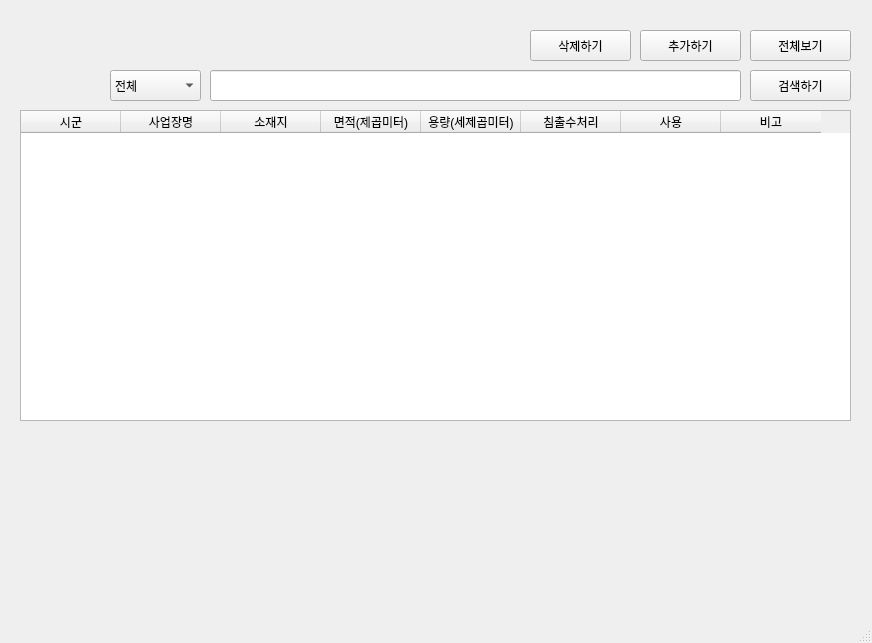
<?xml version="1.0" encoding="UTF-8"?>
<ui version="4.0">
 <class>MainWindow</class>
 <widget class="QMainWindow" name="MainWindow">
  <property name="geometry">
   <rect>
    <x>0</x>
    <y>0</y>
    <width>872</width>
    <height>643</height>
   </rect>
  </property>
  <property name="windowTitle">
   <string>MainWindow</string>
  </property>
  <widget class="QWidget" name="centralwidget">
   <widget class="QTableWidget" name="lookup">
    <property name="geometry">
     <rect>
      <x>20</x>
      <y>110</y>
      <width>831</width>
      <height>311</height>
     </rect>
    </property>
    <property name="sortingEnabled">
     <bool>true</bool>
    </property>
    <column>
     <property name="text">
      <string>시군</string>
     </property>
    </column>
    <column>
     <property name="text">
      <string>사업장명</string>
     </property>
    </column>
    <column>
     <property name="text">
      <string>소재지</string>
     </property>
    </column>
    <column>
     <property name="text">
      <string>면적(제곱미터)</string>
     </property>
    </column>
    <column>
     <property name="text">
      <string>용량(세제곱미터)</string>
     </property>
    </column>
    <column>
     <property name="text">
      <string>침출수처리</string>
     </property>
    </column>
    <column>
     <property name="text">
      <string>사용</string>
     </property>
    </column>
    <column>
     <property name="text">
      <string>비고</string>
     </property>
    </column>
   </widget>
   <widget class="QPushButton" name="push_b">
    <property name="geometry">
     <rect>
      <x>750</x>
      <y>70</y>
      <width>101</width>
      <height>31</height>
     </rect>
    </property>
    <property name="text">
     <string>검색하기</string>
    </property>
   </widget>
   <widget class="QComboBox" name="select_comboBox">
    <property name="geometry">
     <rect>
      <x>110</x>
      <y>70</y>
      <width>91</width>
      <height>31</height>
     </rect>
    </property>
    <item>
     <property name="text">
      <string>전체</string>
     </property>
    </item>
    <item>
     <property name="text">
      <string>시군</string>
     </property>
    </item>
    <item>
     <property name="text">
      <string>사업장명</string>
     </property>
    </item>
    <item>
     <property name="text">
      <string>소재지</string>
     </property>
    </item>
    <item>
     <property name="text">
      <string>면적</string>
     </property>
    </item>
    <item>
     <property name="text">
      <string>용량</string>
     </property>
    </item>
    <item>
     <property name="text">
      <string>침출수처리</string>
     </property>
    </item>
    <item>
     <property name="text">
      <string>사용</string>
     </property>
    </item>
    <item>
     <property name="text">
      <string>비고</string>
     </property>
    </item>
   </widget>
   <widget class="QLineEdit" name="search_b">
    <property name="geometry">
     <rect>
      <x>210</x>
      <y>70</y>
      <width>531</width>
      <height>31</height>
     </rect>
    </property>
   </widget>
   <widget class="QPushButton" name="total_b">
    <property name="geometry">
     <rect>
      <x>750</x>
      <y>30</y>
      <width>101</width>
      <height>31</height>
     </rect>
    </property>
    <property name="text">
     <string>전체보기</string>
    </property>
   </widget>
   <widget class="QWidget" name="verticalLayoutWidget">
    <property name="geometry">
     <rect>
      <x>20</x>
      <y>430</y>
      <width>831</width>
      <height>171</height>
     </rect>
    </property>
    <layout class="QVBoxLayout" name="graph_verticalLayout"/>
   </widget>
   <widget class="QPushButton" name="add_b">
    <property name="geometry">
     <rect>
      <x>640</x>
      <y>30</y>
      <width>101</width>
      <height>31</height>
     </rect>
    </property>
    <property name="text">
     <string>추가하기</string>
    </property>
   </widget>
   <widget class="QPushButton" name="del_b">
    <property name="geometry">
     <rect>
      <x>530</x>
      <y>30</y>
      <width>101</width>
      <height>31</height>
     </rect>
    </property>
    <property name="text">
     <string>삭제하기</string>
    </property>
   </widget>
  </widget>
  <widget class="QMenuBar" name="menubar">
   <property name="geometry">
    <rect>
     <x>0</x>
     <y>0</y>
     <width>872</width>
     <height>21</height>
    </rect>
   </property>
  </widget>
  <widget class="QStatusBar" name="statusbar"/>
 </widget>
 <resources/>
 <connections/>
</ui>
